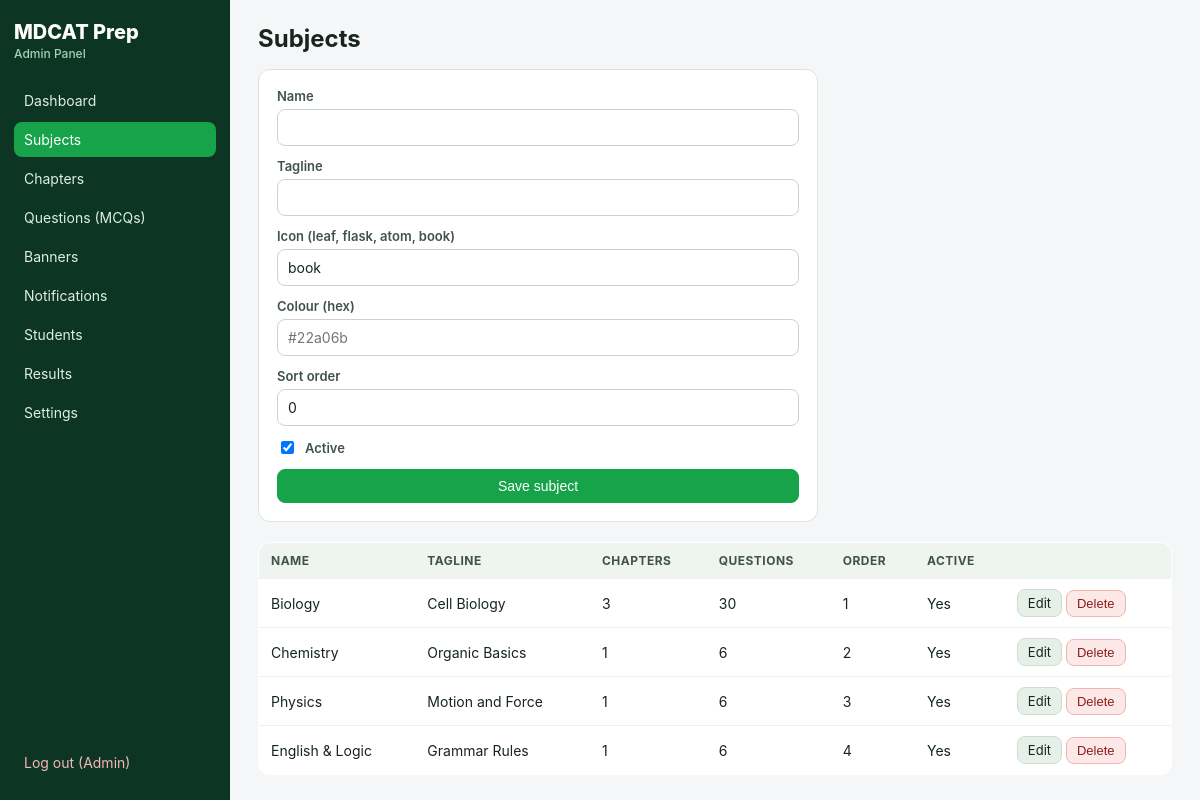
/admin/subjects.php (signed in), run on the app's committed database.
### tables this page shows
CREATE TABLE IF NOT EXISTS subjects (
  id INT UNSIGNED NOT NULL AUTO_INCREMENT,
  name VARCHAR(120) NOT NULL,
  tagline VARCHAR(190) NULL,
  icon VARCHAR(40) NOT NULL DEFAULT 'book',
  color VARCHAR(20) NULL,
  sort_order INT NOT NULL DEFAULT 0,
  is_active TINYINT(1) NOT NULL DEFAULT 1,
  PRIMARY KEY (id),
  KEY idx_subjects_order (sort_order)
);

### includes/db.php (called while the page is built, shortened)
<?php
function db(): PDO
{
    static $pdo = null;
    if ($pdo instanceof PDO) {
        return $pdo;
    }
    $cfgFile = dirname(__DIR__) . '/config.php';
    $cfg = file_exists($cfgFile) ? require $cfgFile : [
        'db_host' => 'localhost', 'db_name' => 'mdcatprep',
        'db_user' => 'root', 'db_pass' => '', 'base_url' => '',
    ];
    $dsn = 'mysql:host=' . $cfg['db_host'] . ';dbname=' . $cfg['db_name'] . ';charset=utf8mb4';
    $pdo = new PDO($dsn, $cfg['db_user'], $cfg['db_pass'], [
        PDO::ATTR_ERRMODE => PDO::ERRMODE_EXCEPTION,
        PDO::ATTR_DEFAULT_FETCH_MODE => PDO::FETCH_ASSOC,
        PDO::ATTR_EMULATE_PREPARES => false,
    ]);
    return $pdo;
}

### includes/helpers.php (called while the page is built, shortened)
<?php
require_once __DIR__ . '/db.php';
function settings_all(): array
{
    $out = SETTING_DEFAULTS;
    try {
        foreach (db()->query('SELECT `key`, `value` FROM settings') as $row) {
            $out[$row['key']] = $row['value'];
        }
    } catch (Throwable $e) {
    }
    return $cache = $out;
}
function setting(string $key): string
{
    $all = settings_all();
    return (string)($all[$key] ?? SETTING_DEFAULTS[$key] ?? '');
}
function e(?string $s): string
{
    return htmlspecialchars((string)$s, ENT_QUOTES, 'UTF-8');
}

### admin/subjects.php (the view, shortened to what this page needs)
<?php
require_once __DIR__ . '/_common.php';
$edit = null;
admin_head($edit ? 'Edit Subject' : 'Subjects');
?>
<form method="post" class="form-card">
    <label>Name <input name="name" required value="<?= e($edit['name'] ?? '') ?>"></label>
    <label>Tagline <input name="tagline" value="<?= e($edit['tagline'] ?? '') ?>"></label>
    <label>Icon (leaf, flask, atom, book)
        <input name="icon" value="<?= e($edit['icon'] ?? 'book') ?>"></label>
    <label>Colour (hex) <input name="color" value="<?= e($edit['color'] ?? '') ?>" placeholder="#22a06b"></label>
    <label>Sort order <input type="number" name="sort_order" value="<?= (int)($edit['sort_order'] ?? 0) ?>"></label>
    <label class="check"><input type="checkbox" name="is_active" <?= ($edit['is_active'] ?? 1) ? 'checked' : '' ?>> Active</label>
    <button class="btn primary" name="save" type="submit">Save subject</button>
</form>
<table>
<tr><th>Name</th><th>Tagline</th><th>Chapters</th><th>Questions</th><th>Order</th><th>Active</th><th></th></tr>
<?php
$stmt = db()->query('SELECT s.*,
    (SELECT COUNT(*) FROM chapters c WHERE c.subject_id = s.id) AS ch,
    (SELECT COUNT(*) FROM questions q JOIN chapters c ON c.id = q.chapter_id WHERE c.subject_id = s.id) AS qs
    FROM subjects s ORDER BY s.sort_order, s.id');
foreach ($stmt as $s):
?>
<tr>
    <td><?= e($s['name']) ?></td><td><?= e($s['tagline']) ?></td>
    <td><?= (int)$s['ch'] ?></td><td><?= (int)$s['qs'] ?></td>
    <td><?= (int)$s['sort_order'] ?></td><td><?= $s['is_active'] ? 'Yes' : 'No' ?></td>
    <td class="actions"><a class="btn small" href="subjects.php?edit=<?= (int)$s['id'] ?>">Edit</a>
    <?= delete_button((int)$s['id']) ?></td>
</tr>
<?php endforeach; ?>
</table>
<?php admin_foot(); ?>

### admin/_common.php (shortened to what this page needs)
<?php
require_once dirname(__DIR__) . '/includes/helpers.php';
function admin_user(): ?array
{
    return $_SESSION['admin'] ?? null;
}
function csrf_token(): string
{
    return $_SESSION['csrf'];
}
function admin_head(string $title): void
{
    $admin = admin_user();
    $app = e(setting('app_name'));
    echo '<!doctype html><html lang="en"><head><meta charset="utf-8">';
    echo '<link rel="stylesheet" href="../assets/css/admin.css"></head><body>';
    echo '<div class="layout"><aside class="side">';
    echo '<div class="brand">' . $app . '<span>Admin Panel</span></div>';
    $links = [
        'index.php' => 'Dashboard', 'subjects.php' => 'Subjects',
        'chapters.php' => 'Chapters', 'questions.php' => 'Questions (MCQs)',
        'banners.php' => 'Banners', 'notifications.php' => 'Notifications',
        'students.php' => 'Students', 'attempts.php' => 'Results',
        'settings.php' => 'Settings',
    ];
    $current = basename($_SERVER['SCRIPT_NAME'] ?? '');
    foreach ($links as $href => $label) {
        $cls = $href === $current ? ' class="active"' : '';
        echo '<a href="' . $href . '"' . $cls . '>' . $label . '</a>';
    }
    echo '<a href="logout.php" class="logout">Log out (' . e($admin['name'] ?? '') . ')</a>';
    echo '</aside><main class="main">';
    echo '<h1>' . e($title) . '</h1>';
}
function admin_foot(): void
{
    echo '</main></div></body></html>';
}
function delete_button(int $id): string
{
    return '<form method="post" class="inline" onsubmit="return confirm(\'Delete this item?\')">'
        . '<input type="hidden" name="csrf" value="' . csrf_token() . '">'
        . '<input type="hidden" name="delete_id" value="' . $id . '">'
        . '<button class="btn danger small" type="submit">Delete</button></form>';
}

### assets/css/admin.css (style rules this page uses)
* { box-sizing: border-box; }
body { margin: 0; font-family: Inter, system-ui, Arial, sans-serif; background: #f4f6f8; color: #17251d; }
a { color: #0a7a43; }
.layout { display: flex; min-height: 100vh; }
.side { width: 230px; background: #0d3524; color: #dcefe4; padding: 20px 14px; display: flex; flex-direction: column; gap: 4px; flex-shrink: 0; }
.side .brand { font-size: 20px; font-weight: 800; color: #fff; margin-bottom: 18px; }
.side .brand span { display: block; font-size: 12px; font-weight: 500; color: #9fd4b6; margin-top: 2px; }
.side a { color: #dcefe4; text-decoration: none; padding: 9px 10px; border-radius: 8px; font-size: 14px; }
.side a.active { background: #16a34a; color: #fff; }
.side a.logout { margin-top: auto; color: #f3b8b8; }
.main { flex: 1; padding: 24px 28px; max-width: 1100px; }
h1 { font-size: 24px; margin: 0 0 16px; }
table { width: 100%; border-collapse: collapse; background: #fff; border: 1px solid #dde5df; border-radius: 12px; overflow: hidden; margin-top: 12px; }
th, td { text-align: left; padding: 10px 12px; border-bottom: 1px solid #edf1ee; font-size: 14px; vertical-align: middle; }
th { background: #eef4f0; font-size: 12px; text-transform: uppercase; letter-spacing: .04em; color: #40534a; }
td.actions { white-space: nowrap; }
.btn { display: inline-block; background: #e7efe9; color: #17251d; border: 1px solid #cfdccf; padding: 8px 14px; border-radius: 8px; text-decoration: none; font-size: 14px; cursor: pointer; }
.btn.primary { background: #16a34a; border-color: #16a34a; color: #fff; }
.btn.danger { background: #fde8e8; border-color: #f0b4b4; color: #8c1d1d; }
.btn.small { padding: 5px 10px; font-size: 13px; }
form.inline { display: inline; }
.form-card { background: #fff; border: 1px solid #dde5df; border-radius: 12px; padding: 18px; display: flex; flex-direction: column; gap: 12px; max-width: 560px; margin-bottom: 20px; }
.form-card label { display: flex; flex-direction: column; gap: 5px; font-size: 13px; font-weight: 600; color: #40534a; }
.form-card label.check { flex-direction: row; align-items: center; gap: 8px; }
.form-card input, .form-card select, .form-card textarea { padding: 9px 10px; border: 1px solid #c8d4cc; border-radius: 8px; font-size: 14px; font-family: inherit; font-weight: 400; color: #17251d; }

### data on the page
subjects: name "Biology", tagline "Cell Biology", ch "3", qs "30", sort_order "1", is_active "Yes"
subjects: name "Chemistry", tagline "Organic Basics", ch "1", qs "6", sort_order "2", is_active "Yes"
subjects: name "Physics", tagline "Motion and Force", ch "1", qs "6", sort_order "3", is_active "Yes"
subjects: name "English & Logic", tagline "Grammar Rules", ch "1", qs "6", sort_order "4", is_active "Yes"

### other printed values
$app "MDCAT Prep"
$label "Dashboard"
$label "Subjects"
$label "Chapters"
$label "Questions (MCQs)"
$label "Banners"
$label "Notifications"
$label "Students"
$label "Results"
$label "Settings"
$admin['name'] "Admin"
$title "Subjects"
